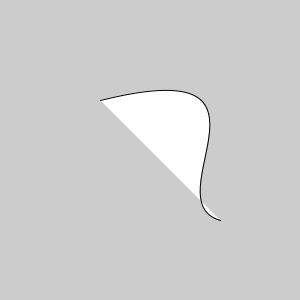
Frame 1 (no input)
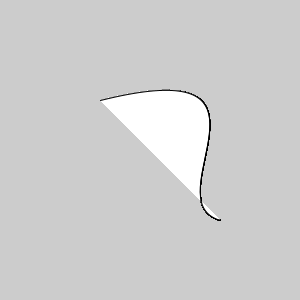
Frame 60 (the mouse pressed at the canvas centre just before this capture)
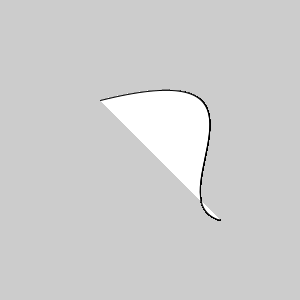
Frame 120 (the mouse held since frame 60 and released just before this capture)

The Processing sketch that drew these frames (run headless with seeded random() and noise(); from frame 60 on, the mouse is pressed at the canvas centre):

// Processing sketch: lineaBezier
// ── lineaBezier.pde
void setup(){
 size(300,300); 
}

void draw(){
 bezier(100,100,300,50,150,200,220,220); 
}
